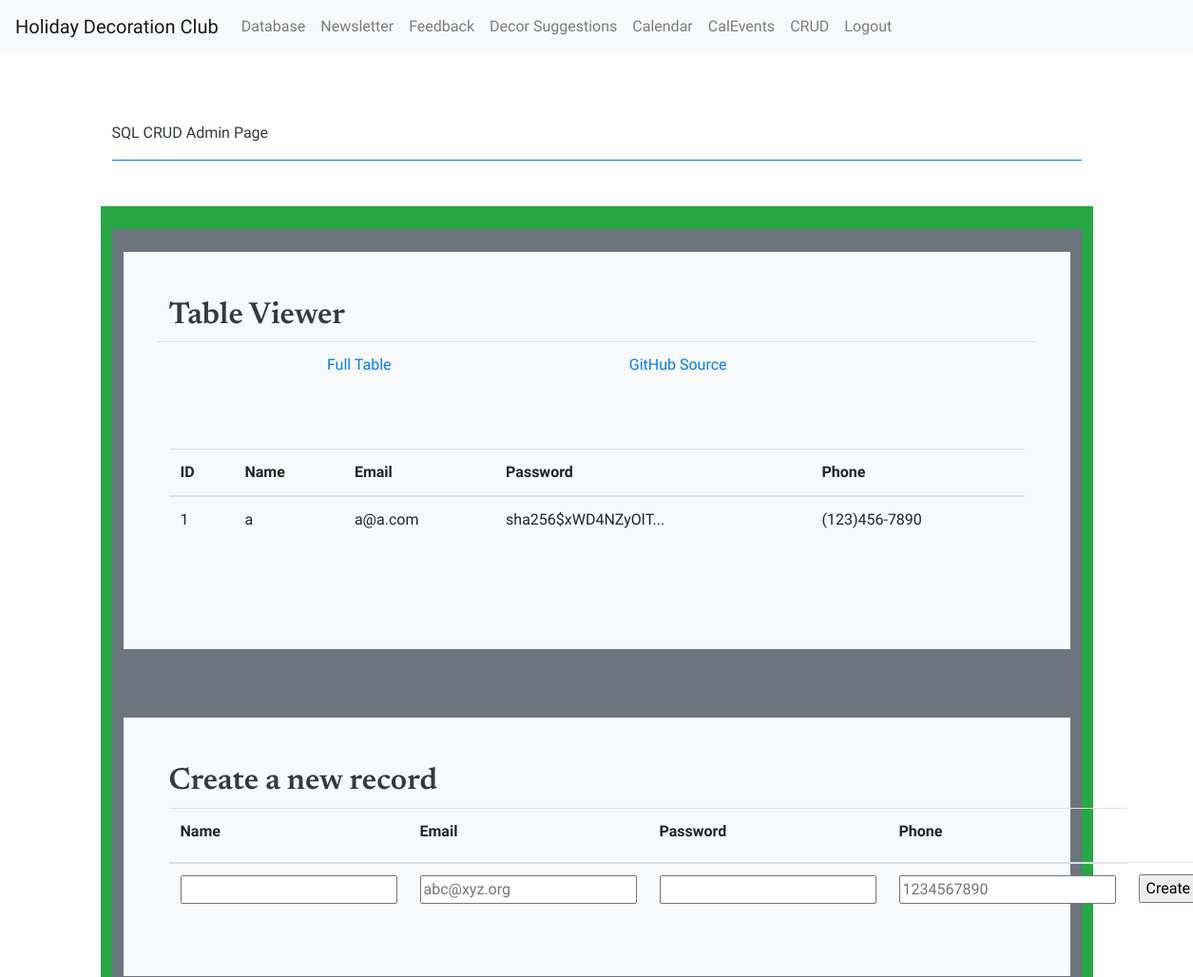
The page /crud/ (signed in, upper part) on the database as committed earlier.
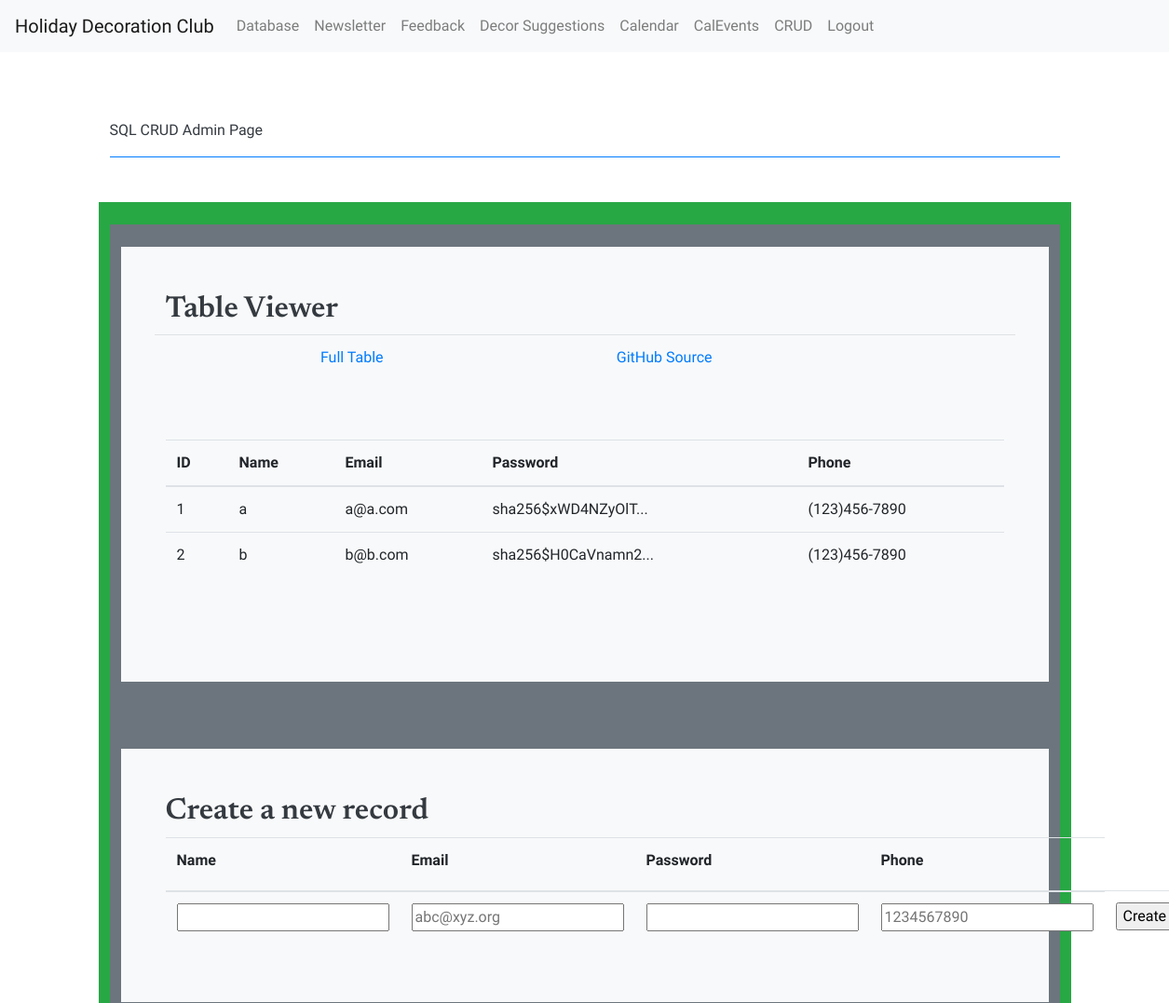
The same page on the database as committed later.
### cruddy/model.py (models this page shows, shortened)
class Users(UserMixin, db.Model):
    userID = db.Column(db.Integer, primary_key=True)
    name = db.Column(db.String(255), unique=False, nullable=False)
    email = db.Column(db.String(255), unique=True, nullable=False)
    password = db.Column(db.String(255), unique=False, nullable=False)
    phone = db.Column(db.String(255), unique=False, nullable=False)
    def read(self):
        return {
            "userID": self.userID,
            "name": self.name,
            "email": self.email,
            "password": self.password,
            "phone": self.phone,
            "query": "by_alc"  # This is for fun, a little watermark
        }

### cruddy/app_crud.py (the view)
@app_crud.route('/')
@login_required  # Flask-Login uses this decorator to restrict acess to logged in users
def crud():
    return render_template("crud.html", table=users_all())

### cruddy/query.py (called while the page is built)
def users_all():
    return users_all_alc()

def users_all_alc():
    table = Users.query.all()
    json_ready = [peep.read() for peep in table]
    return json_ready

@login_manager.user_loader
def user_loader(user_id):
    if user_id is not None:
        return Users.query.get(user_id)
    return None

### cruddy/templates/cruddy/crud.html (shortened to what this page needs)
<!DOCTYPE html>
{% extends "layouts/pagelayout.html" %}
{% block content %}
    <div class="container py-4">
        <header class="pb-3 mb-4 border-bottom border-primary text-dark">
            <span class="fs-4">SQL CRUD Admin Page</span>
        </header>
    </div>
    <div class="container py-4 text-light bg-success">
        <div class="container bg-secondary py-4">
            <div class="p-5 mb-4 bg-light text-dark rounded-3">
                <h2>Table Viewer</h2>
                <div class="row align-items-md-stretch">
                    <table class="table">
                        <tbody>
                        <tr>
                            <td></td>
                            <td></td>
                            <td><a href={{url_for('crud.crud')}}>Full Table </a></td>
                            <td><a href="https://github.com/GavinYWu/kylies-disciples2/blob/main/cruddy/templates/cruddy/crud.html">GitHub Source</a></td>
                        </tr>
                        </tbody>
                    </table>
                </div>
                <div class="row align-items-md-stretch">
                    <div class="container-fluid py-5">
                        <table class="table">
                            <thead>
                            <tr>
                                <th>ID</th>
                                <th>Name</th>
                                <th>Email</th>
                                <th>Password</th>
                                <th>Phone</th>
                            </tr>
                            </thead>
                            <tbody>
                            {% for row in table %}
                                {% set pn = "" ~ row['phone'] %}
                                {% set pnf = "(" ~ pn[0:3] ~ ")" ~ pn[3:6] ~ "-" ~ pn[6:10] %}
                                <tr>
                                    <td>{{ row['userID'] }}</td>
                                    <td>{{ row['name'] }}</td>
                                    <td>{{ row['email'] }}</td>
                                    <td>{{ row['password'] | truncate(20) }}</td>
                                    <td>{{ pnf }}</td>
                                </tr>
                            {% endfor %}
                            </tbody>
                        </table>
                    </div>
                </div>
            </div>
        </div>
        <div class="container bg-secondary py-4">
            <div class="p-5 mb-4 bg-light text-dark rounded-3">
                <h2>Create a new record</h2>
                <form method="POST" ID="create" action={{url_for('crud.create')}} >
                    <table class="table">
                        <thead>
                        <tr>
                            <th><label for="name">Name</label></th>
                            <th><label for="email">Email</label></th>
                            <th><label for="password">Password</label></th>
                            <th><label for="phone">Phone</label></th>
                        </tr>
                        </thead>
                        <tbody>
                        <tr>
                            <td><input type="text" name="name" id="name" required></td>
                            <td><input type="email" name="email" id="email" placeholder="abc@xyz.org" required></td>
                            <td><input type="password" name="password" id="password" required></td>
                            <td><input type="tel" name="phone" id="phone" pattern="[0-9]{10}" placeholder="1234567890" required></td>
                            <td><input type="submit" value="Create"></td>
                        </tr>
                        </tbody>
                    </table>
                </form>
            </div>
        </div>
    </div>
{% endblock %}

### templates/layouts/pagelayout.html (shortened to what this page needs)
<!DOCTYPE html>
{% extends "layouts/base.html" %}
{% block body %}
<html lang="en">
<head>
    <link href="https://cdn.jsdelivr.net/npm/bootstrap-icons@1.5.0/font/bootstrap-icons.css" rel="stylesheet" />
</head>
<section>
    <div class="container px-5">
        <div class="row gx-5 align-items-center justify-content-center justify-content-lg-between">
            <div class="col-12 col-lg-5">
            </div>
        </div>
    </div>
</section>
<body id="page-top">
<section>
    <div class="container px-5">
        {% block content %}
        {% endblock %}
    </div>
</section>
</body>
{% endblock %}

### templates/layouts/base.html (shortened to what this page needs)
<!DOCTYPE HTML>
<html lang="en">
<head>
    <link rel="stylesheet" href="https://stackpath.bootstrapcdn.com/bootstrap/4.3.1/css/bootstrap.min.css">
    <link rel="stylesheet" href="/static/assets/scss">
</head>
<body>
{% include "layouts/navbar.html" %}
{% block body %}
{% endblock %}
</body>
</html>

### templates/layouts/navbar.html (shortened to what this page needs)
<nav class="navbar navbar-expand-lg navbar-light bg-light">
    <a class="navbar-brand" href="/">Holiday Decoration Club</a>
    <div class="collapse navbar-collapse" id="navbarNavAltMarkup">
        <div class="navbar-nav">
            <a class="nav-link" href="/">Database</a>
            <a class="nav-link" href="/newsletter">Newsletter</a>
            <a class="nav-link" href="/feedback">Feedback</a>
            <a class="nav-link" href="/suggest">Decor Suggestions</a>
            <a class="nav-link" href="/calendar2">Calendar</a>
            <a class="nav-link" href="/event">CalEvents</a>
            <a class="nav-link" href={{ url_for('crud.crud') }}>CRUD</a>
            {% if current_user.name|length != 0 %}
                <a class="nav-link" href={{ url_for('crud.logout') }}>Logout</a>
            {% else %}
                <a class="nav-link" href={{ url_for('crud.crud_login') }}>Login</a>
            {% endif %}
        </div>
    </div>
</nav>

### templates/layouts/pagelayout.html (style rules this page uses)
:root { --bs-blue: #2937f0; --bs-indigo: #6610f2; --bs-purple: #9f1ae2; --bs-pink: #d63384; --bs-red: #dc3545; --bs-orange: #fd7e14; --bs-yellow: #ffc107; --bs-green: #198754; --bs-teal: #20c997; --bs-cyan: #0dcaf0; --bs-white: #fff; --bs-gray: #6c757d; --bs-gray-dark: #343a40; --bs-gray-100: #f8f9fa; --bs-gray-200: #e9ecef; --bs-gray-300: #dee2e6; --bs-gray-400: #ced4da; --bs-gray-500: #adb5bd; --bs-gray-600: #6c757d; --bs-gray-700: #495057; --bs-gray-800: #343a40; --bs-gray-900: #212529; --bs-primary: #2937f0; --bs-secondary: #9f1ae2; --bs-success: #198754; --bs-info: #0dcaf0; --bs-warning: #ffc107; --bs-danger: #dc3545; --bs-light: #f8f9fa; --bs-dark: #212529; --bs-primary-rgb: 41, 55, 240; --bs-secondary-rgb: 159, 26, 226; --bs-success-rgb: 25, 135, 84; --bs-info-rgb: 13, 202, 240; --bs-warning-rgb: 255, 193, 7; --bs-danger-rgb: 220, 53, 69; --bs-light-rgb: 248, 249, 250; --bs-dark-rgb: 33, 37, 41; --bs-white-rgb: 255, 255, 255; --bs-black-rgb: 0, 0, 0; --bs-body-color-rgb: 33, 37, 41; --bs-body-bg-rgb: 255, 255, 255; --bs-font-sans-serif: system-ui, -apple-system, "Segoe UI", Roboto, "Helvetica Neue", Arial, "Noto Sans", "Liberation Sans", sans-serif, "Apple Color Emoji", "Segoe UI Emoji", "Segoe UI Symbol", "Noto Color Emoji"; --bs-font-monospace: SFMono-Regular, Menlo, Monaco, Consolas, "Liberation Mono", "Courier New", monospace; --bs-gradient: linear-gradient(180deg, rgba(255, 255, 255, 0.15), rgba(255, 255, 255, 0)); --bs-body-font-family: Mulish, -apple-system, BlinkMacSystemFont, Segoe UI, Roboto, Helvetica Neue, Arial, sans-serif, Apple Color Emoji, Segoe UI Emoji, Segoe UI Symbol, Noto Color Emoji; --bs-body-font-size: 1rem; --bs-body-font-weight: 500; --bs-body-line-height: 1.5; --bs-body-color: #212529; --bs-body-bg: #fff; }
*, *::before, *::after { box-sizing: border-box; }
@media (prefers-reduced-motion: no-preference) { :root { scroll-behavior: smooth; } }
a { text-decoration: none; }
body { margin: 0; font-family: var(--bs-body-font-family); font-size: var(--bs-body-font-size); font-weight: var(--bs-body-font-weight); line-height: var(--bs-body-line-height); color: var(--bs-body-color); text-align: var(--bs-body-text-align); background-color: var(--bs-body-bg); -webkit-text-size-adjust: 100%; -webkit-tap-highlight-color: rgba(0, 0, 0, 0); }
h6, .h6, h5, .h5, h4, .h4, h3, .h3, h2, .h2, h1, .h1 { margin-top: 0; margin-bottom: 0.5rem; font-family: "Newsreader", -apple-system, BlinkMacSystemFont, "Segoe UI", Roboto, "Helvetica Neue", Arial, sans-serif, "Apple Color Emoji", "Segoe UI Emoji", "Segoe UI Symbol", "Noto Color Emoji"; font-weight: 600; line-height: 1.2; }
h2, .h2 { font-size: calc(1.325rem + 0.9vw); }
@media (min-width: 1200px) { h2, .h2 { font-size: 2rem; } }
table { caption-side: bottom; border-collapse: collapse; }
th { text-align: inherit; text-align: -webkit-match-parent; }
thead, tbody, tfoot, tr, td, th { border-color: inherit; border-style: solid; border-width: 0; }
label { display: inline-block; }
input, select, optgroup, textarea { margin: 0; font-family: inherit; font-size: inherit; line-height: inherit; }
button, [type=button], [type=reset], [type=submit] { -webkit-appearance: button; }
button:not(:disabled), [type=button]:not(:disabled), [type=reset]:not(:disabled), [type=submit]:not(:disabled) { cursor: pointer; }
.container, .container-fluid, .container-xxl, .container-xl, .container-lg, .container-md, .container-sm { width: 100%; padding-right: var(--bs-gutter-x, 0.75rem); padding-left: var(--bs-gutter-x, 0.75rem); margin-right: auto; margin-left: auto; }
@media (min-width: 576px) { .container-sm, .container { max-width: 540px; } }
@media (min-width: 768px) { .container-md, .container-sm, .container { max-width: 720px; } }
@media (min-width: 992px) { .container-lg, .container-md, .container-sm, .container { max-width: 960px; } }
@media (min-width: 1200px) { .container-xl, .container-lg, .container-md, .container-sm, .container { max-width: 1140px; } }
.row { --bs-gutter-x: 1.5rem; --bs-gutter-y: 0; display: flex; flex-wrap: wrap; margin-top: calc(-1 * var(--bs-gutter-y)); margin-right: calc(-0.5 * var(--bs-gutter-x)); margin-left: calc(-0.5 * var(--bs-gutter-x)); }
.row > * { flex-shrink: 0; width: 100%; max-width: 100%; padding-right: calc(var(--bs-gutter-x) * 0.5); padding-left: calc(var(--bs-gutter-x) * 0.5); margin-top: var(--bs-gutter-y); }

Rows that differ between the two databases and show on the page:
added Users: userID "2", name "b", email "b@b.com", password "sha256$H0CaVnamn2...", pnf "(123)456-7890"
